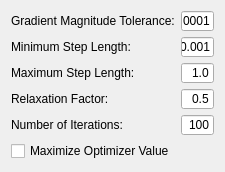
<?xml version="1.0" encoding="UTF-8"?>
<ui version="4.0">
 <class>QmitkRegularStepGradientDescentOptimizerControls</class>
 <widget class="QWidget" name="QmitkRegularStepGradientDescentOptimizerControls">
  <property name="geometry">
   <rect>
    <x>0</x>
    <y>0</y>
    <width>225</width>
    <height>172</height>
   </rect>
  </property>
  <property name="windowTitle">
   <string>Form</string>
  </property>
  <layout class="QVBoxLayout" name="verticalLayout">
   <item>
    <layout class="QHBoxLayout" name="_55">
     <item>
      <layout class="QVBoxLayout" name="_56">
       <item>
        <widget class="QLabel" name="textLabel14">
         <property name="font">
          <font>
           <weight>50</weight>
           <bold>false</bold>
          </font>
         </property>
         <property name="text">
          <string>Gradient Magnitude Tolerance:</string>
         </property>
         <property name="wordWrap">
          <bool>false</bool>
         </property>
        </widget>
       </item>
       <item>
        <widget class="QLabel" name="textLabel15">
         <property name="font">
          <font>
           <weight>50</weight>
           <bold>false</bold>
          </font>
         </property>
         <property name="text">
          <string>Minimum Step Length:</string>
         </property>
         <property name="wordWrap">
          <bool>false</bool>
         </property>
        </widget>
       </item>
       <item>
        <widget class="QLabel" name="textLabel16">
         <property name="font">
          <font>
           <weight>50</weight>
           <bold>false</bold>
          </font>
         </property>
         <property name="text">
          <string>Maximum Step Length:</string>
         </property>
         <property name="wordWrap">
          <bool>false</bool>
         </property>
        </widget>
       </item>
       <item>
        <widget class="QLabel" name="textLabel1_6">
         <property name="font">
          <font>
           <weight>50</weight>
           <bold>false</bold>
          </font>
         </property>
         <property name="text">
          <string>Relaxation Factor:</string>
         </property>
         <property name="wordWrap">
          <bool>false</bool>
         </property>
        </widget>
       </item>
       <item>
        <widget class="QLabel" name="textLabel17">
         <property name="font">
          <font>
           <weight>50</weight>
           <bold>false</bold>
          </font>
         </property>
         <property name="text">
          <string>Number of Iterations:</string>
         </property>
         <property name="wordWrap">
          <bool>false</bool>
         </property>
        </widget>
       </item>
      </layout>
     </item>
     <item>
      <layout class="QVBoxLayout" name="_57">
       <item>
        <widget class="QLineEdit" name="m_GradientMagnitudeToleranceRegularStepGradientDescent">
         <property name="minimumSize">
          <size>
           <width>0</width>
           <height>20</height>
          </size>
         </property>
         <property name="font">
          <font>
           <weight>50</weight>
           <bold>false</bold>
          </font>
         </property>
         <property name="text">
          <string>0.0001</string>
         </property>
         <property name="alignment">
          <set>Qt::AlignRight</set>
         </property>
        </widget>
       </item>
       <item>
        <widget class="QLineEdit" name="m_MinimumStepLengthRegularStepGradientDescent">
         <property name="minimumSize">
          <size>
           <width>0</width>
           <height>20</height>
          </size>
         </property>
         <property name="font">
          <font>
           <weight>50</weight>
           <bold>false</bold>
          </font>
         </property>
         <property name="text">
          <string>0.001</string>
         </property>
         <property name="alignment">
          <set>Qt::AlignRight</set>
         </property>
        </widget>
       </item>
       <item>
        <widget class="QLineEdit" name="m_MaximumStepLengthRegularStepGradientDescent">
         <property name="minimumSize">
          <size>
           <width>0</width>
           <height>20</height>
          </size>
         </property>
         <property name="font">
          <font>
           <weight>50</weight>
           <bold>false</bold>
          </font>
         </property>
         <property name="text">
          <string>1.0</string>
         </property>
         <property name="alignment">
          <set>Qt::AlignRight</set>
         </property>
        </widget>
       </item>
       <item>
        <widget class="QLineEdit" name="m_RelaxationFactorRegularStepGradientDescent">
         <property name="minimumSize">
          <size>
           <width>0</width>
           <height>20</height>
          </size>
         </property>
         <property name="font">
          <font>
           <weight>50</weight>
           <bold>false</bold>
          </font>
         </property>
         <property name="text">
          <string>0.5</string>
         </property>
         <property name="alignment">
          <set>Qt::AlignRight</set>
         </property>
        </widget>
       </item>
       <item>
        <widget class="QLineEdit" name="m_IterationsRegularStepGradientDescent">
         <property name="minimumSize">
          <size>
           <width>0</width>
           <height>20</height>
          </size>
         </property>
         <property name="font">
          <font>
           <weight>50</weight>
           <bold>false</bold>
          </font>
         </property>
         <property name="text">
          <string>100</string>
         </property>
         <property name="alignment">
          <set>Qt::AlignRight</set>
         </property>
        </widget>
       </item>
      </layout>
     </item>
    </layout>
   </item>
   <item>
    <widget class="QCheckBox" name="m_Maximize">
     <property name="enabled">
      <bool>true</bool>
     </property>
     <property name="minimumSize">
      <size>
       <width>0</width>
       <height>20</height>
      </size>
     </property>
     <property name="font">
      <font>
       <weight>50</weight>
       <bold>false</bold>
      </font>
     </property>
     <property name="text">
      <string>Maximize Optimizer Value</string>
     </property>
    </widget>
   </item>
  </layout>
 </widget>
 <resources/>
 <connections/>
</ui>
